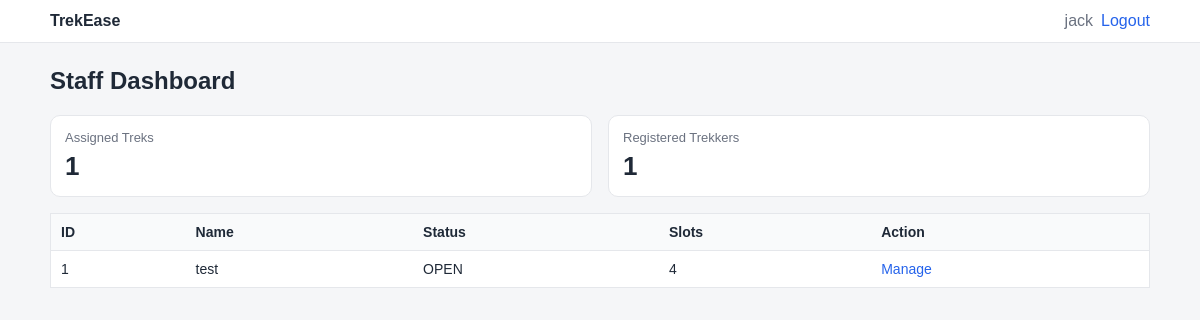
/staff/dashboard (signed in), run on the app's committed database.
### databases.py (models this page shows)
class Trek(db.Model):
    __tablename__ = "treks"
    id = db.Column(db.Integer, primary_key=True)
    name = db.Column(db.String(150), nullable=False)
    difficulty = db.Column(db.String(20), nullable=False)  # EASY/MEDIUM/HARD
    location = db.Column(db.String(150), nullable=True)
    duration_days = db.Column(db.Integer, nullable=False)
    start_date = db.Column(db.Date, nullable=False)
    end_date = db.Column(db.Date, nullable=False)
    available_slots = db.Column(db.Integer, nullable=False)
    status = db.Column(db.String(20), nullable=False, default="DRAFT")  # DRAFT/PUBLISHED/CANCELLED
    assigned_staff_id = db.Column(db.Integer, db.ForeignKey("staff_profiles.id"), nullable=True)
    assigned_staff = db.relationship("StaffProfile", back_populates="assigned_treks", foreign_keys=[assigned_staff_id])
    bookings = db.relationship("Booking", back_populates="trek", cascade="all, delete-orphan")

### app.py (the view)
@app.get("/staff/dashboard")
def staff_dashboard():
    if session.get("role") != "STAFF":
        return redirect(url_for("login"))
    staff_id = session.get("user_id")
    staff = StaffProfile.query.filter_by(user_id=session.get("user_id")).first()
    if not staff or not staff.accepted:
        flash("Your dashboard access is not enabled by admin.", "danger")
        return redirect(url_for("login"))
    assigned_treks = Trek.query.filter_by(assigned_staff_id=staff.id).all()
    assigned_trek_ids = [t.id for t in assigned_treks]
    registered_count = 0
    if assigned_trek_ids:
        registered_count = Booking.query.filter(
            Booking.trek_id.in_(assigned_trek_ids)
        ).count()
    return render_template(
        "staf_d.html",
        treks=assigned_treks,
        registered_count=registered_count
    )

### templates/staf_d.html (shortened to what this page needs)
{% extends "base.html" %}
{% block content %}
<h2>Staff Dashboard</h2>
<div class="grid-2">
  <div class="stat"><div class="label">Assigned Treks</div><div class="value">{{ treks|length }}</div></div>
  <div class="stat"><div class="label">Registered Trekkers</div><div class="value">{{ registered_count }}</div></div>
</div>
<div style="height:16px;"></div>
<table>
  <tr><th>ID</th><th>Name</th><th>Status</th><th>Slots</th><th>Action</th></tr>
  {% for trek in treks %}
  <tr>
    <td>{{ trek.id }}</td>
    <td>{{ trek.name }}</td>
    <td>{{ trek.status }}</td>
    <td>{{ trek.available_slots }}</td>
    <td><a href="{{ url_for('staff_trek_detail', trek_id=trek.id) }}">Manage</a></td>
  </tr>
  {% endfor %}
</table>
{% endblock %}

### static/style.css (style rules this page uses)
:root { --bg: #f5f6f8; --card: #ffffff; --text: #1f2937; --muted: #6b7280; --border: #e5e7eb; --primary: #2563eb; --danger: #dc2626; --success: #16a34a; }
* { box-sizing: border-box; }
body { margin: 0; font-family: Arial, Helvetica, sans-serif; background: var(--bg); color: var(--text); }
a { color: var(--primary); text-decoration: none; }
h1, h2, h3, h4 { margin-top: 0; }
.grid-2 { display: grid; grid-template-columns: 1fr 1fr; gap: 16px; }
.stat { background: #fff; border: 1px solid var(--border); border-radius: 10px; padding: 14px; }
.stat .label { color: var(--muted); font-size: 13px; }
.stat .value { font-size: 26px; font-weight: 700; margin-top: 6px; }
table { width: 100%; border-collapse: collapse; background: #fff; border: 1px solid var(--border); }
th, td { border-bottom: 1px solid var(--border); text-align: left; padding: 10px; font-size: 14px; }
th { background: #f9fafb; }

### data on the page
Trek: id "1", name "test", status "OPEN", available_slots "4"

### other printed values
{{ session.get("name") }} "jack"
{{ treks|length }} "1"
{{ registered_count }} "1"
